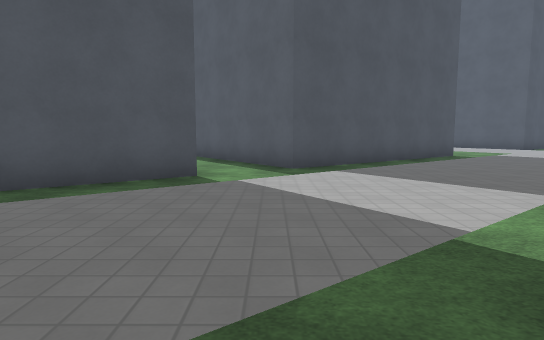
view 1 (above)

17 first-person views from a walk through a Godot game level. The camera is 1.4 m above the floor, tilts 6° down and sees 75° across. The floor is counted in squares, 2 m on a side. Each view is taken from the middle of a square. On the plan, view 1 faces up. The plan holds only what a view shows up to about 11 squares ahead; the rest is blank. The place goes on beyond the plan. Characters and animated objects are not drawn. Surface patterns are stand-ins for the level's own textures.

view 2
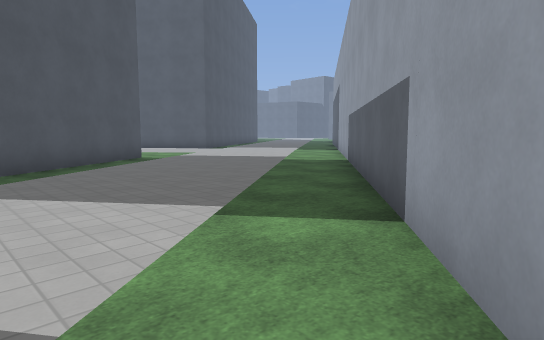

view 3
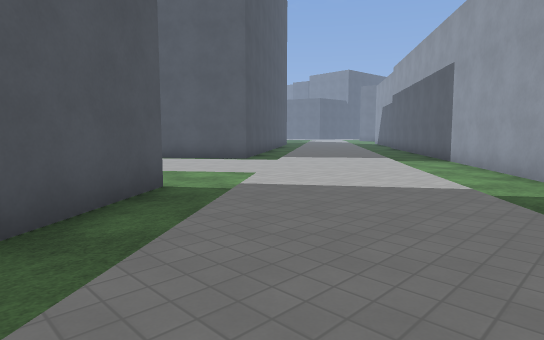

view 4
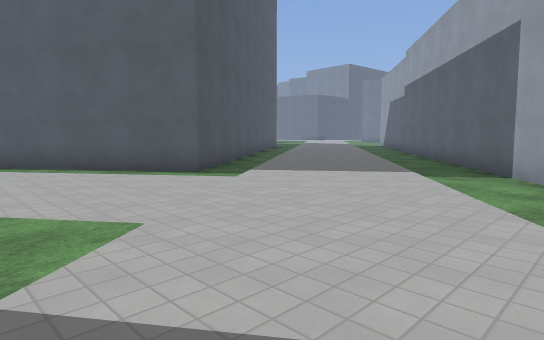

view 5
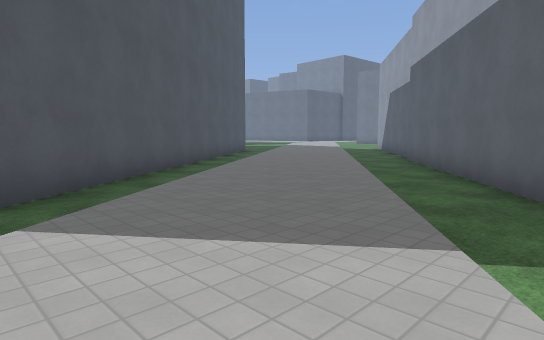

view 6
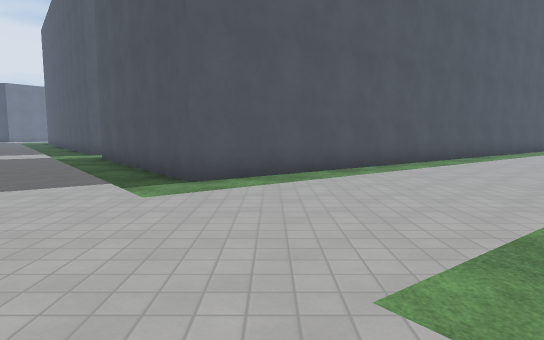

view 7
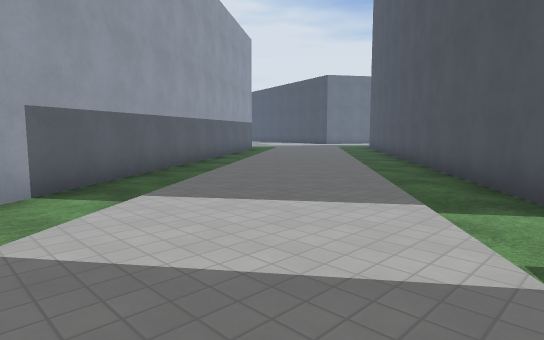

view 8
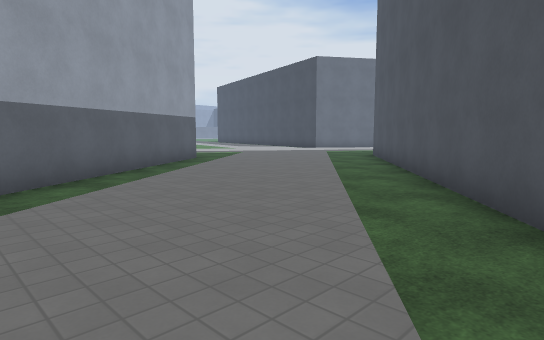

view 9
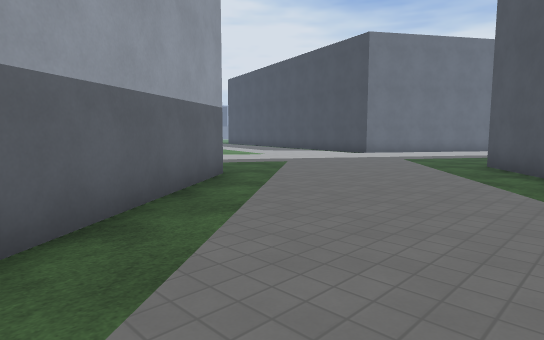

view 10
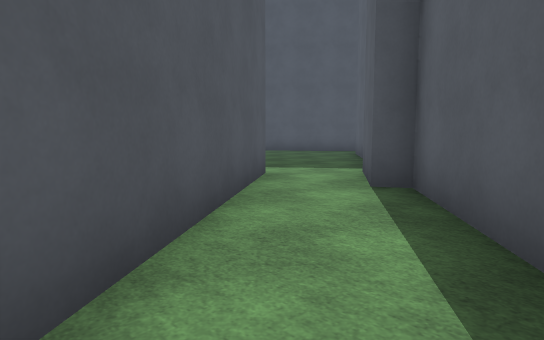

view 11
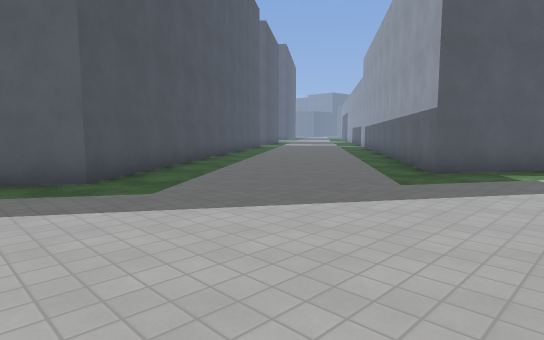

view 12
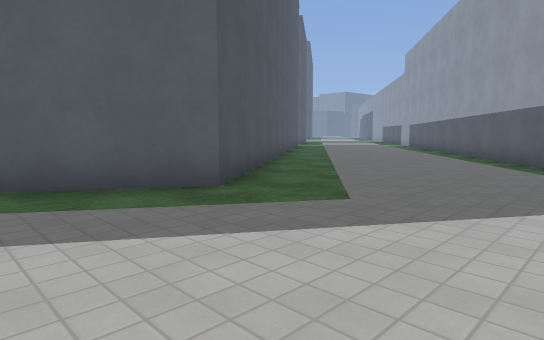

view 13
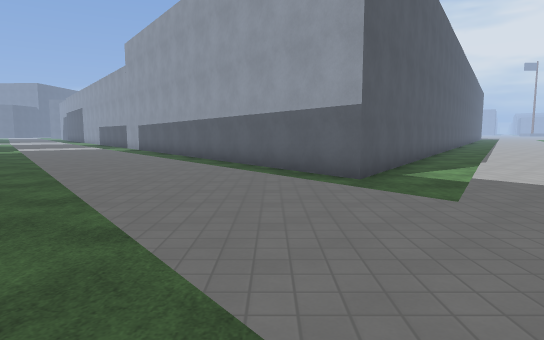

view 14
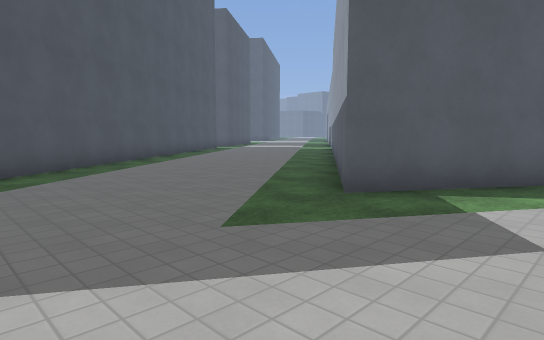

view 15
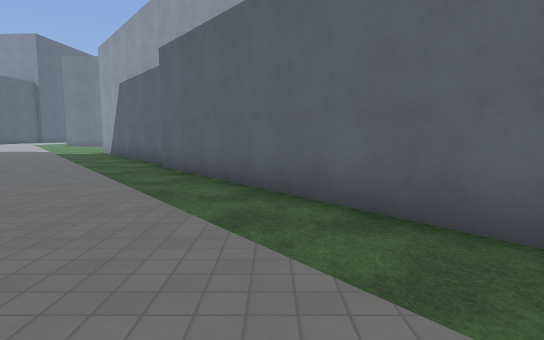

view 16
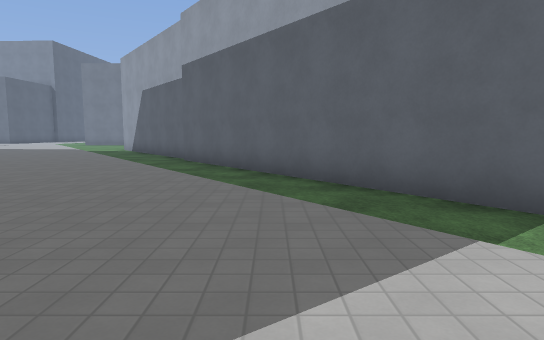

view 17
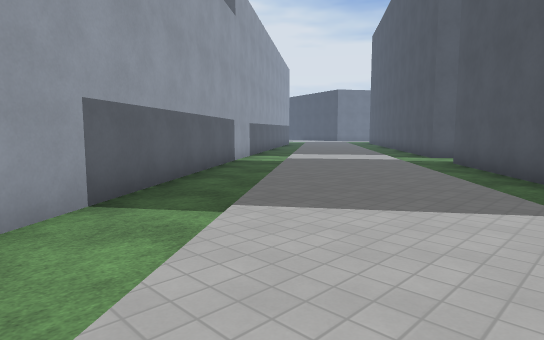

### Floor plan
Key: @ floor where view 1 was taken; # wall or solid block; . main floor; - floor 0.25 m lower than the main floor; / step, stairs or slope.
Columns run from 16 left of view 1 to 23 right of it. Each row starts with its distance up from view 1.
 17                  #-... -##  ###-/..../--
 16                  #-/.../-####-/..../---#
 15                  ##-/.../-##-/..../--###
 14                   ##-/...-/-/..../--##
 13                    ##-...//..../--###
 12            ###      #-/......./--##
 11            #-##     ##-/...../--##
 10            #--##   ##-/..../--###
  9            ##--## ##-/..../--##
  8             ##--###-/..../--##
  7              ##--#-/.../--###
  6              ##--/..../--##
  5             ###-/..../--##
  4            ##--/..../-###
  3           ##-/..../--##
  2         ###-/..../--##
  1        ##--/..../-###
  0       ##--/.../-@##
 -1     ###-/..../--##
 -2  ####--/..../-###
 -3 /--#--/..../-##
 -4 ./--/..../-###
 -5 .../..../-##
 -6 ......./-##
 -7 /...../-###
 -8  /...../--###
 -9  /......./--#

Positions as (right, up) in squares from view 1, and headings:
1: (0, 0), facing up
2: (1, 1), facing up-right
3: (3, 6), facing up-right
4: (6, 8), facing up-right
5: (10, 10), facing up-right
6: (11, 12), facing left
7: (3, 6), facing down-left
8: (-2, 3), facing down-left
9: (-4, -1), facing down-left
10: (-1, 7), facing up-left
11: (-15, -9), facing up-right
12: (-16, -7), facing up-right
13: (-14, -5), facing right
14: (-12, -9), facing up-right
15: (12, 12), facing right
16: (10, 12), facing right
17: (10, 10), facing down-left
